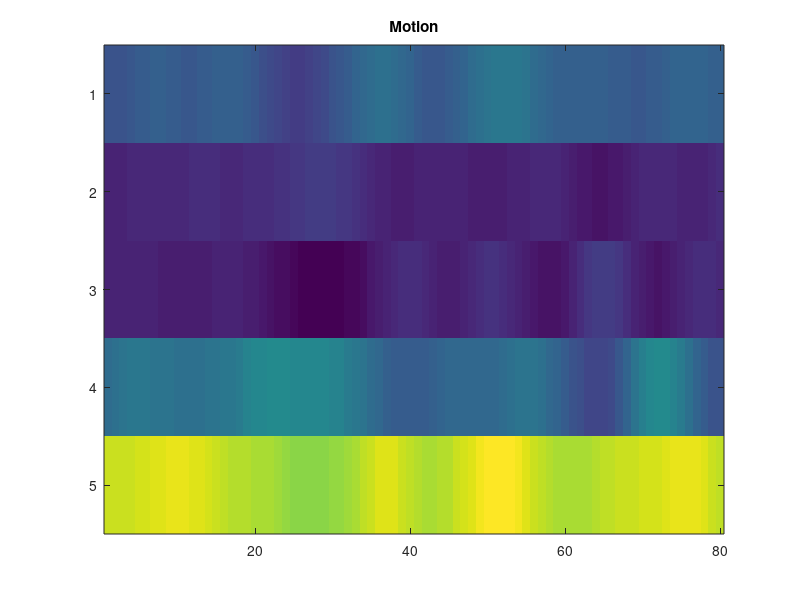
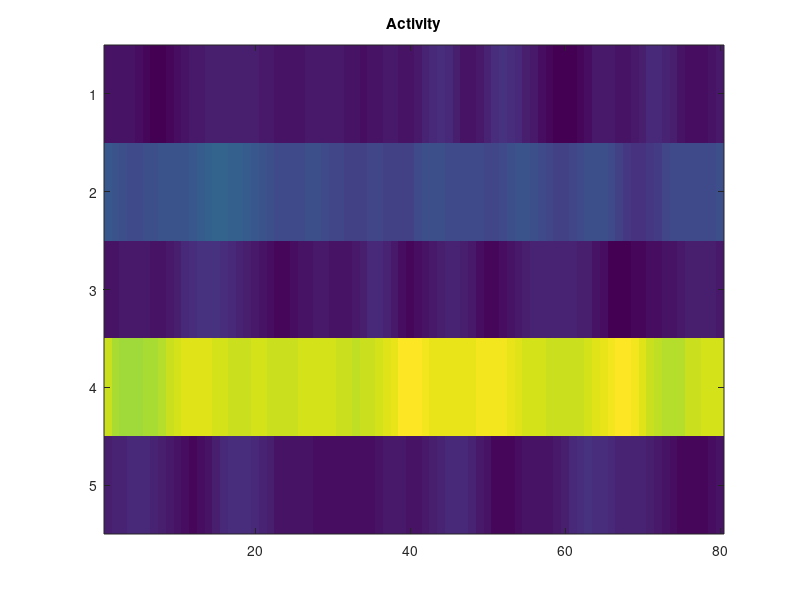
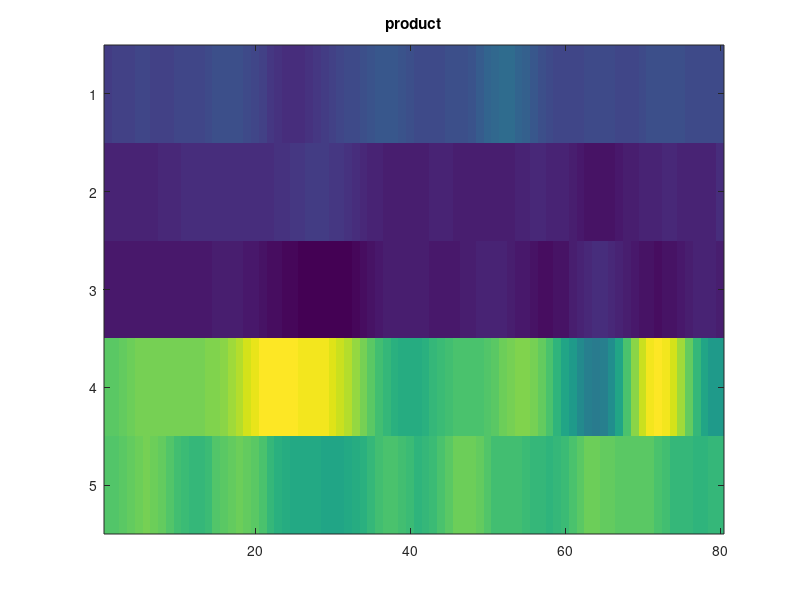
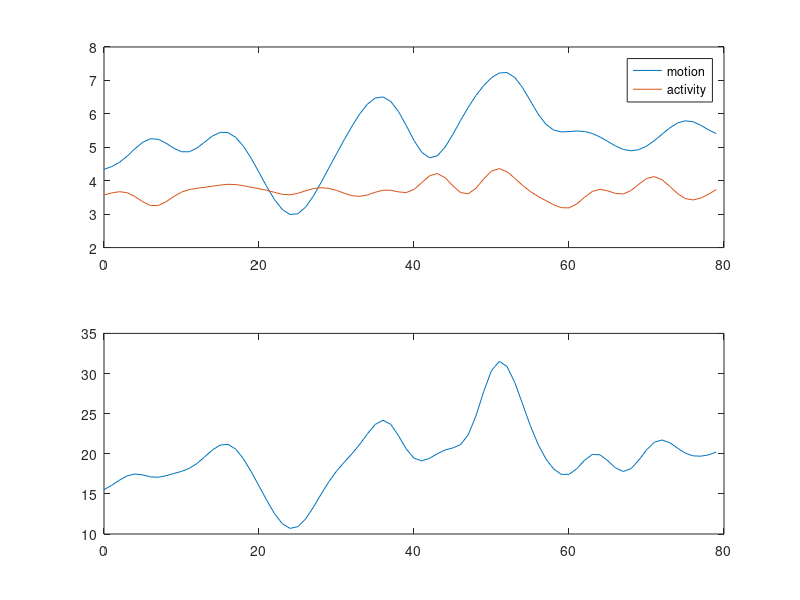

These figures' MATLAB source, in order:

%% Set conditions of recordings
n = 5; 
T = 80;
t = 0:T-1;
mlength = 4;
mrho = .5;
alength = 3;
arho = .1;
mu0 = 5;
mu_m = exprnd(mu0,[n 1]);
mu_a = exprnd(mu0,[n 1]);
% b_g = exprnd(mu0/4,[n 1]);
b_g = 2*ones(n,1);

rnsevar = 4;
gnsevar = 4;

%% Simulate latent states
mCt = toeplitz(mrho*exp(-(t/mlength).^2/2));
Lm = sprandn(n,n,.1) + eye(n);
mCn = inv(Lm*Lm');
aCt = toeplitz(arho*exp(-(t/alength).^2/2));
La = sprandn(n,n,.05) + eye(n);
aCn = inv(La*La');

m = mvnrnd(repmat(mu_m,T,1),kron(mCt,mCn));
M = reshape(m,n,T);
figure;imagesc(M);title('Motion')
a = mvnrnd(repmat(mu_a,T,1),kron(aCt,aCn));
A = reshape(a,n,T);
figure;imagesc(A);title('Activity')
figure;imagesc(A.*M);title('product')
figure;
subplot(211);plot(t,M(1,:),t,A(1,:))
legend('motion','activity')
subplot(212);plot(t,M(1,:).*A(1,:))


%% Simulate observations
R = M + randn(n,T)*sqrt(rnsevar);
G = A.*M + repmat(b_g,1,T) + randn(n,T)*sqrt(rnsevar);
figure;plot(t,R(1,:),'r',t,G(1,:),'g')
% legend('RFP','GcAMP')

figure;imagesc(R);title('RFP')
figure;imagesc(G);title('GcAMP')